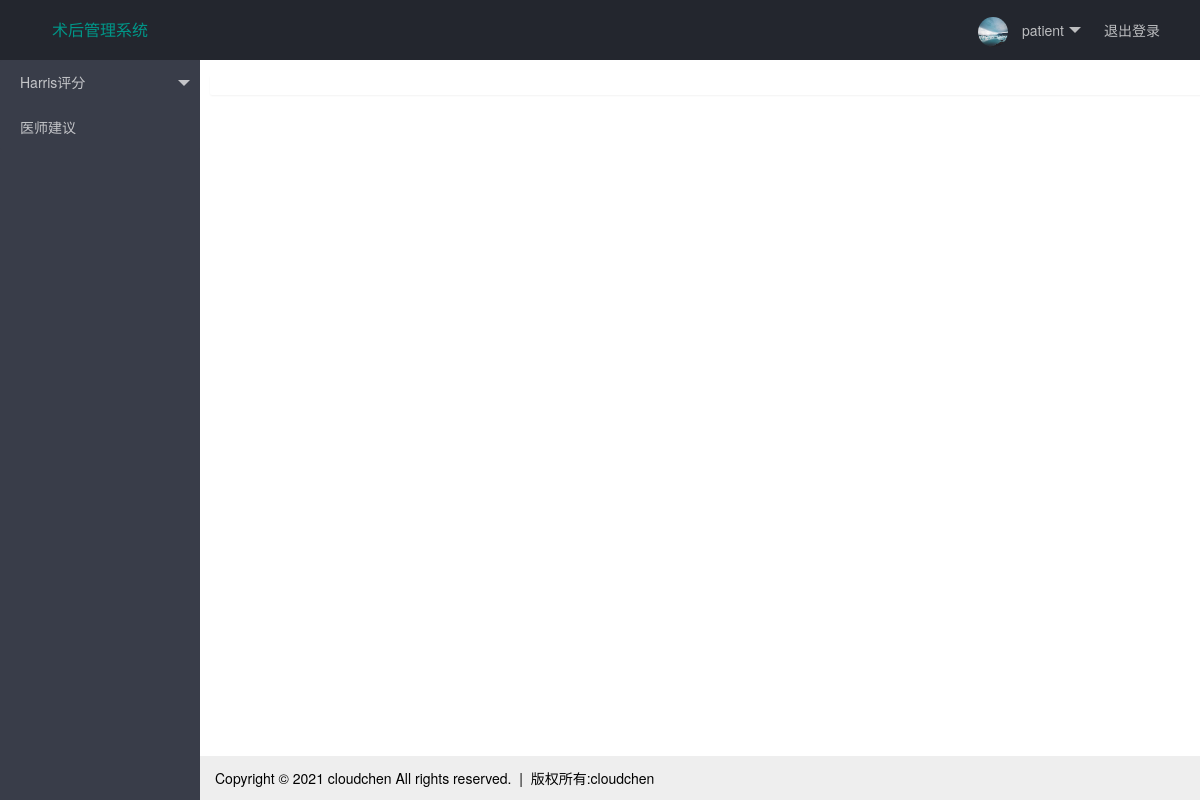
/index_patient (signed in), run on an earlier commit of the app's database.
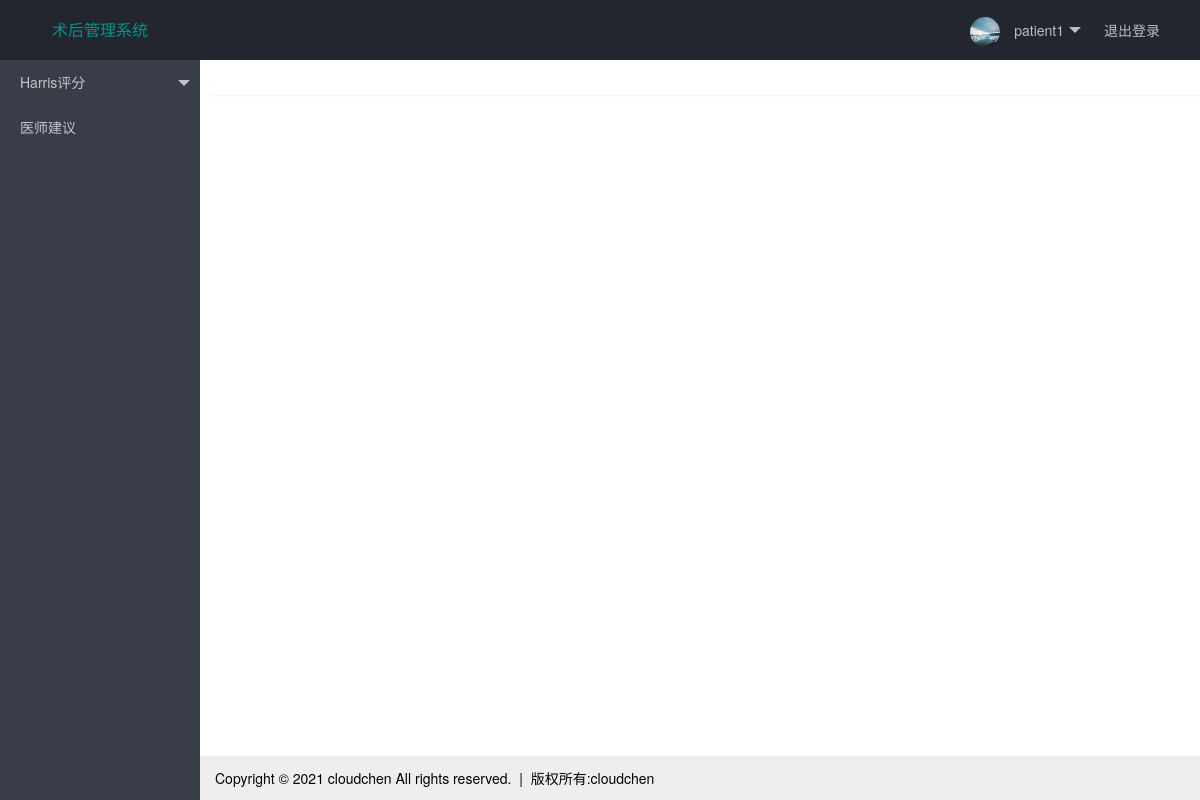
And on a later commit of the database.
### tables.py (models this page shows, shortened)
class Admin(UserMixin, db.Model):
    __tablename__ = 'admin'
    admin_id = db.Column(db.String(6), primary_key=True)
    admin_name = db.Column(db.String(32))
    password = db.Column(db.String(24))
    right = db.Column(db.String(32))
    harris_table =  db.relationship('HarrisScoreData',backref='user')
    advice_table = db.relationship('AdviceData',backref='user')

### main.py (the view)
@app.route('/index_patient')
@login_required
def index_patient():
    return render_template('index_patient.html', name=session.get('name'))

### main.py (called while the page is built)
@login_manager.user_loader
def load_user(admin_id):
    return Admin.query.get(int(admin_id))

### templates/index_patient.html (shortened to what this page needs)
<!DOCTYPE html>
<html>
<head>
  <link rel="stylesheet" href="../static/layui/css/layui.css">
</head>
<body class="layui-layout-body">
<div class="layui-layout layui-layout-admin">
  <div class="layui-header">
    <a href="{{ url_for('index_doctor') }}"><div class="layui-logo">术后管理系统</div></a>
    <ul class="layui-nav layui-layout-right">
      <li class="layui-nav-item">
        <a href="javascript:;">
          <img src="../static/icon.jpg" class="layui-nav-img">
          {{ name }}
        </a>
      </li>
      <li class="layui-nav-item"><a href="{{ url_for('logout') }}">退出登录</a></li>
    </ul>
  </div>
  <div class="layui-side layui-bg-black">
    <div class="layui-side-scroll">
      <ul class="layui-nav layui-nav-tree"  lay-filter="test">
        <li class="layui-nav-item">
          <a class="" href="javascript:;">Harris评分</a>
        </li>
        <li class="layui-nav-item">
          <a href="{{url_for('get_advice')}}">医师建议</a>
        </li>
      </ul>
    </div>
  </div>
  <div class="layui-body">
    <div class="layui-card layui-row layui-col-space10" style="margin:15px 10px;width:100%;">
        <div class="layui-card-body">
        </div>
    </div>
  </div>
  <div class="layui-footer">
    Copyright © 2021 cloudchen All rights reserved.&nbsp;&nbsp;|&nbsp;&nbsp;版权所有:cloudchen
  </div>
</div>
</body>
</html>

### static/layui/css/layui.css (style rules this page uses)
.layui-inline,img { display:inline-block;vertical-align:middle }
.layui-edge,.layui-header,.layui-inline,.layui-main { position:relative }
.layui-btn,.layui-edge,.layui-inline,img { vertical-align:middle }
blockquote,body,button,dd,div,dl,dt,form,h1,h2,h3,h4,h5,h6,input,li,ol,p,pre,td,textarea,th,ul { margin:0;padding:0;-webkit-tap-highlight-color:rgba(0,0,0,0) }
img { border:none }
li { list-style:none }
body { line-height:24px;font:14px Helvetica Neue,Helvetica,PingFang SC,Tahoma,Arial,sans-serif }
a { color:#333;text-decoration:none }
.layui-header { z-index:1000;height:60px }
.layui-side { position:fixed;left:0;top:0;bottom:0;z-index:999;width:200px;overflow-x:hidden }
.layui-side-scroll { position:relative;width:220px;height:100%;overflow-x:hidden }
.layui-body { position:absolute;left:200px;right:0;top:0;bottom:0;z-index:998;width:auto;overflow:hidden;overflow-y:auto;box-sizing:border-box }
.layui-layout-body { overflow:hidden }
.layui-layout-admin .layui-header { background-color:#23262E }
.layui-layout-admin .layui-side { top:60px;width:200px;overflow-x:hidden }
.layui-layout-admin .layui-body { top:60px;bottom:44px }
.layui-layout-admin .layui-footer { position:fixed;left:200px;right:0;bottom:0;height:44px;line-height:44px;padding:0 15px;background-color:#eee }
.layui-layout-admin .layui-logo { position:absolute;left:0;top:0;width:200px;height:100%;line-height:60px;text-align:center;color:#009688;font-size:16px }
.layui-layout-admin .layui-header .layui-nav { background:0 0 }
.layui-layout-right { position:absolute!important;right:0;top:0 }
.layui-row:after,.layui-row:before { content:'';display:block;clear:both }
.layui-col-space10 { margin:-5px }
.layui-col-space10>* { padding:5px }
.layui-card { margin-bottom:15px;border-radius:2px;background-color:#fff;box-shadow:0 1px 2px 0 rgba(0,0,0,.05) }
.layui-card:last-child { margin-bottom:0 }
.layui-bg-black,.layui-bg-blue,.layui-bg-cyan,.layui-bg-green,.layui-bg-orange,.layui-bg-red { color:#fff!important }
.layui-card-body { position:relative;padding:10px 15px;line-height:24px }
.layui-bg-black { background-color:#393D49!important }
.layui-nav { position:relative;padding:0 20px;background-color:#393D49;color:#fff;border-radius:2px;font-size:0;box-sizing:border-box }
.layui-nav * { font-size:14px }
.layui-nav .layui-nav-item { position:relative;display:inline-block;*display:inline;*zoom:1;vertical-align:middle;line-height:60px }
.layui-nav .layui-nav-item a { display:block;padding:0 20px;color:#fff;color:rgba(255,255,255,.7);transition:all .3s;-webkit-transition:all .3s }
.layui-nav-img { width:30px;height:30px;margin-right:10px;border-radius:50% }
.layui-nav-tree { width:200px;padding:0 }
.layui-nav-tree .layui-nav-item { display:block;width:100%;line-height:45px }
.layui-nav-tree .layui-nav-item a { position:relative;height:45px;line-height:45px;text-overflow:ellipsis;overflow:hidden;white-space:nowrap }

What changed in the data, as far as the page shows it:
changed Admin: admin_name "patient" → "patient1"
